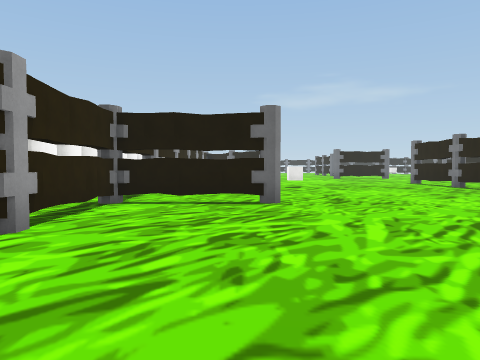
view 1 (above)

24 first-person views from a walk through a Unity game level. The camera is 1.4 m above the floor, tilts 2° down and sees 70° across. The floor is counted in squares, 2 m on a side. Each view is taken from the middle of a square. On the plan, view 1 faces up. The plan holds only what a view shows up to about 11 squares ahead; the rest is blank. The place goes on beyond the plan. Some animated figures are not drawn. Some surface patterns are stand-ins.

view 2
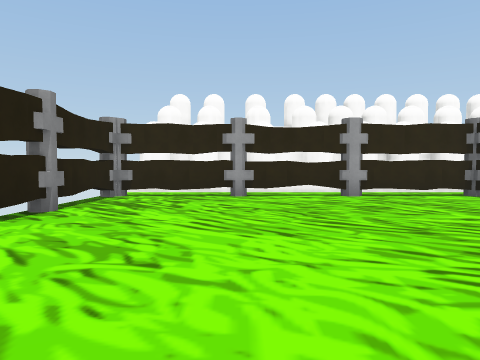

view 3
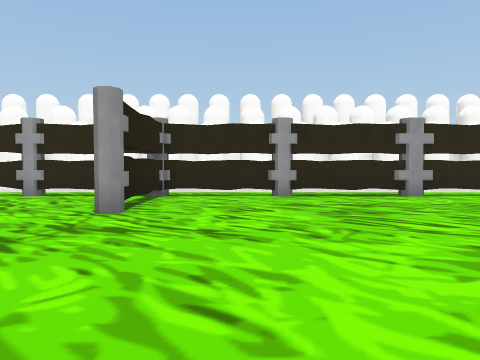

view 4
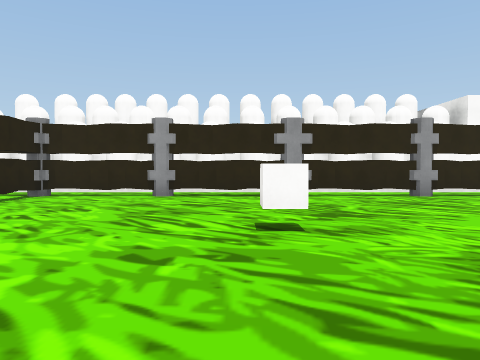

view 5
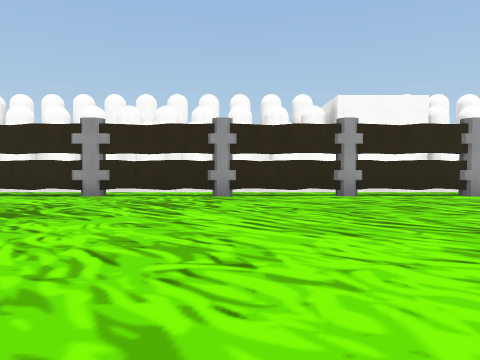

view 6
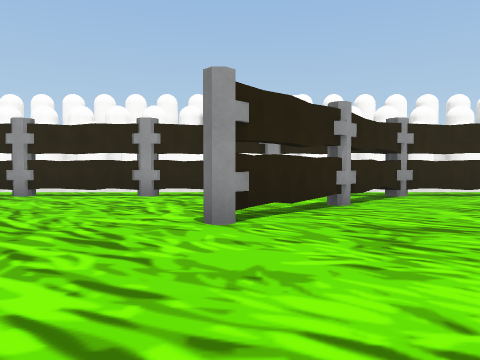

view 7
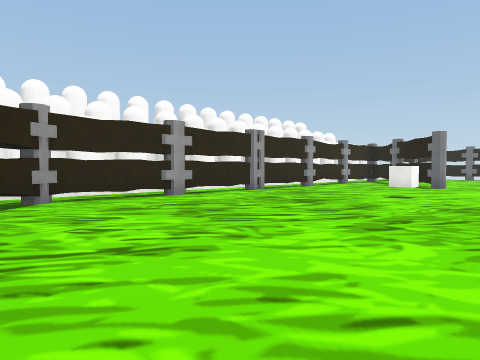

view 8
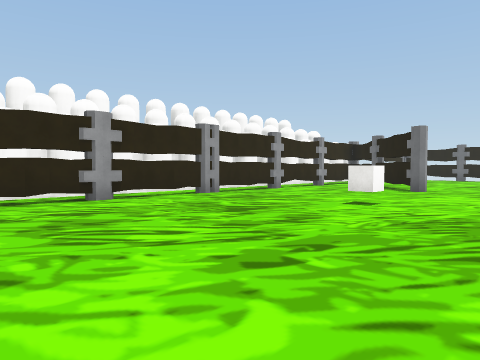

view 9
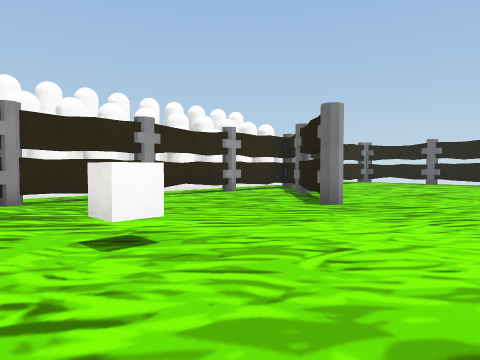

view 10
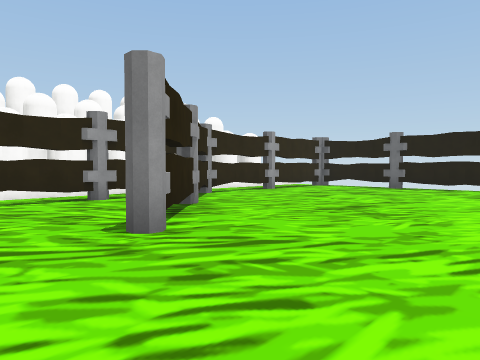

view 11
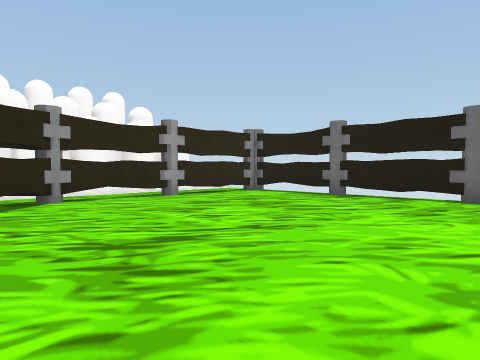

view 12
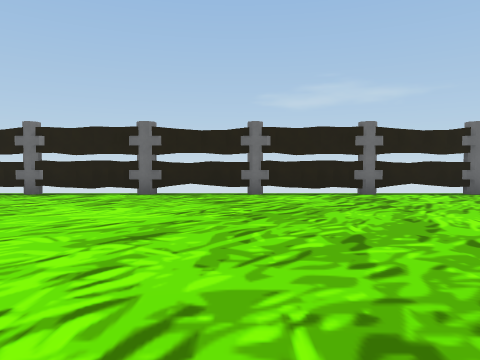

view 13
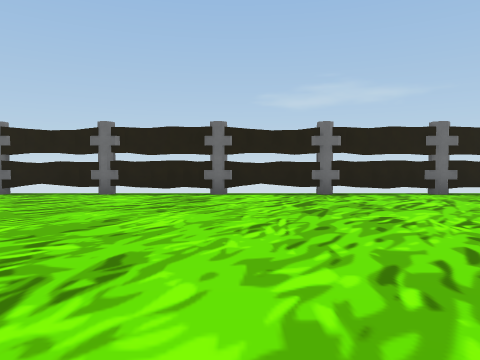

view 14
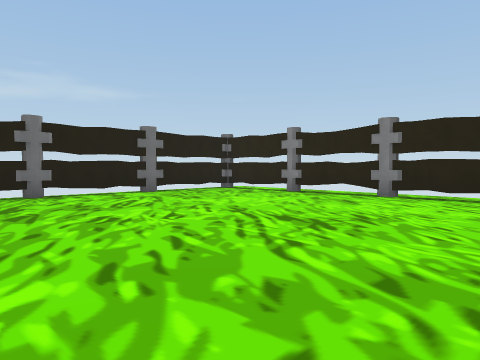

view 15
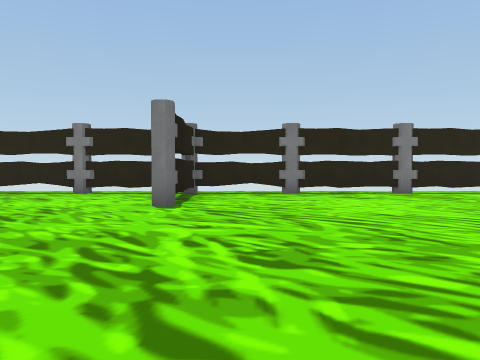

view 16
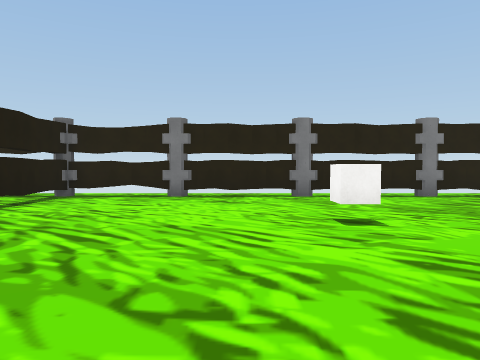

view 17
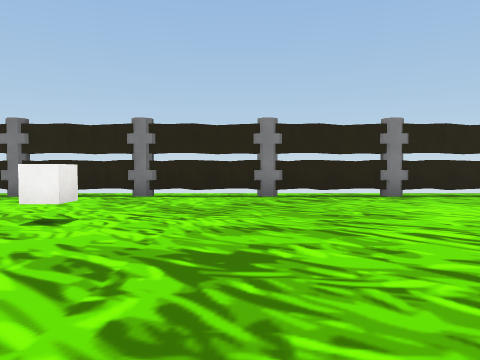

view 18
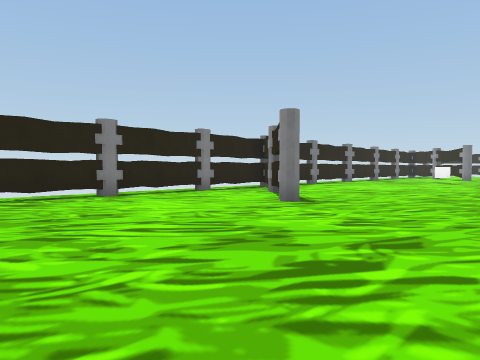

view 19
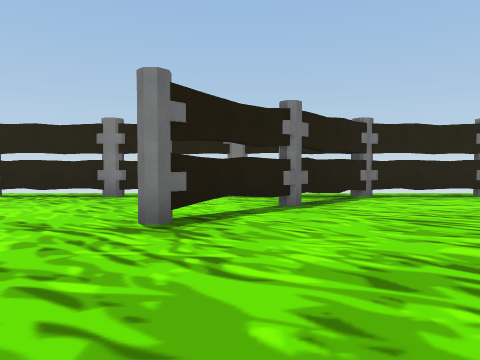

view 20
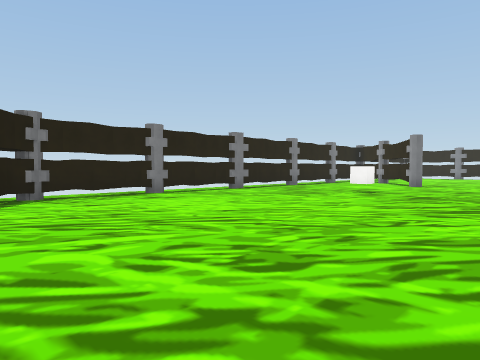

view 21
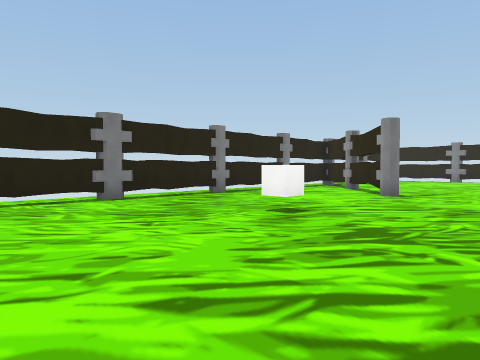

view 22
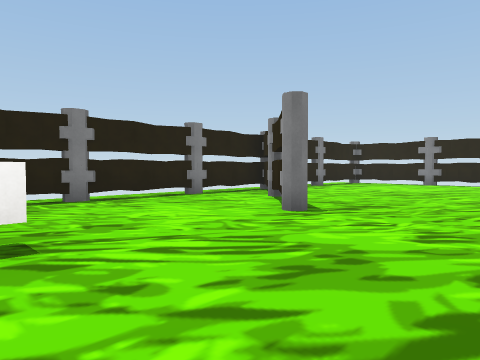

view 23
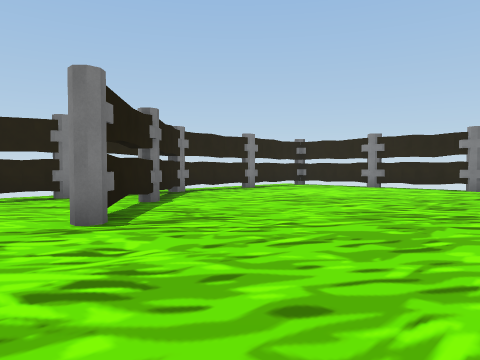

view 24
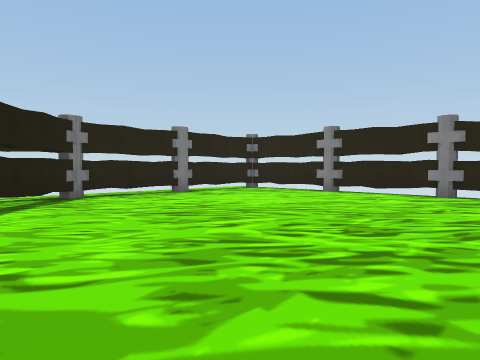

### Floor plan
Key: @ floor where view 1 was taken; # wall or solid block; . floor; T thing the floor can be seen under or through; C cube.
Columns run from 3 left of view 1 to 19 right of it. Each row starts with its distance up from view 1.
 48     ###   ###   ###
 47 #####.#####.#####.##
 46 #....................
 45 #.....................#
 44 #.....................#
 43 #.....................#
 42 #.....................#
 41 #.....................#
 40 ###...................#
 39 #.##....... ..........#
 38 #..##.....   ......####
 37 #...#....   ..........#
 36 #........    .........#
 35 #........     ........#
 34 #........    .........#
 33 #........     ........#
 32 #....C...      ..C....#
 31 #........     ........#
 30 #.......     .........#
 29 #........    .........#
 28 #........    .........#
 27 #........    .........#
 26 #........     ........#
 25 ###......     ........#
 24 #.##.....     ....T...#
 23 #..##....    .....TT..#
 22 #...#.....   ......TT.
 21 #........    .......T#
 20 #.......     ........##
 19 #.......     .........#
 18 #........     ........#
 17 #.........    ........#
 16 #........     ........#
 15 #.......      ........#
 14 #.......      ........#
 13 #........     ........#
 12 #....C....    ...C....#
 11 #..........   ........#
 10 #..........  .........#
  9 #.........   .........#
  8 #.........   .....#...#
  7 ##TT.....    .....##..#
  6 #.......     ......##.#
  5 #.......     .......###
  4 #......      .........#
  3 #.......      ........#
  2 #........     ........#
  1 #.........    ........#
  0 #..@.....     ........#
 -1 #.......      .......
 -2 #####          #####

Where each view was taken, in squares from view 1:
view 1: 0 up, 0 right, facing up
view 2: 1 up, 6 right, facing left
view 3: 9 up, 6 right, facing left
view 4: 12 up, 6 right, facing left
view 5: 17 up, 6 right, facing left
view 6: 22 up, 6 right, facing left
view 7: 24 up, 5 right, facing up-left
view 8: 26 up, 5 right, facing up-left
view 9: 31 up, 5 right, facing up-left
view 10: 35 up, 5 right, facing up-left
view 11: 39 up, 5 right, facing up-left
view 12: 38 up, 6 right, facing up
view 13: 38 up, 10 right, facing up
view 14: 38 up, 10 right, facing up-right
view 15: 37 up, 9 right, facing right
view 16: 34 up, 10 right, facing right
view 17: 30 up, 10 right, facing right
view 18: 30 up, 10 right, facing down-right
view 19: 23 up, 10 right, facing right
view 20: 22 up, 10 right, facing down-right
view 21: 17 up, 11 right, facing down-right
view 22: 13 up, 11 right, facing down-right
view 23: 10 up, 10 right, facing down-right
view 24: 7 up, 10 right, facing down-right
